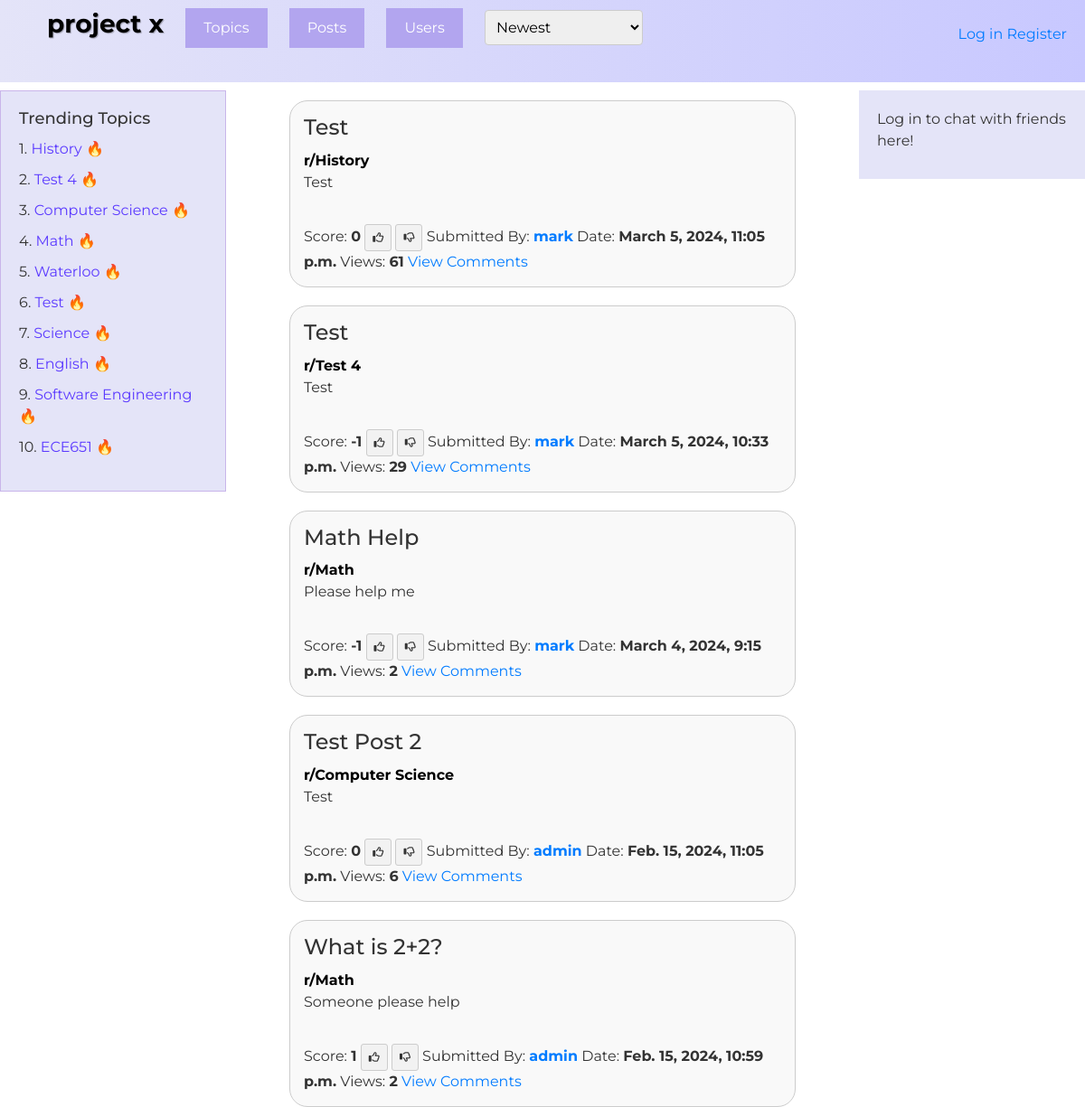
/, run on an earlier commit of the app's database.
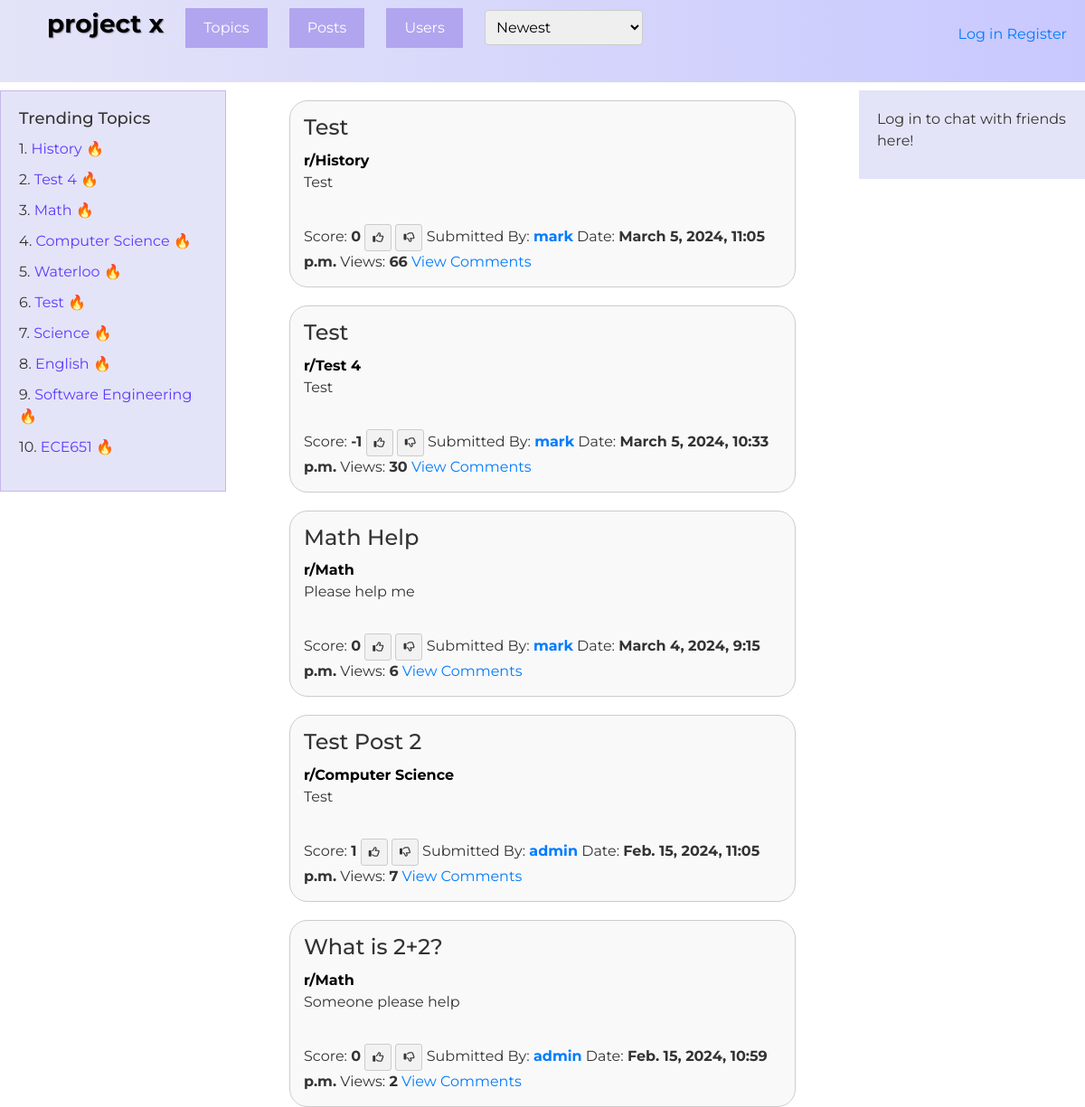
And on a later commit of the database.
### QuestionHub/models.py (models this page shows, shortened)
class Topic(models.Model):
    id = models.AutoField(primary_key=True, editable=False)
    name = models.CharField(max_length=255)

class Post(models.Model):
    author = models.ForeignKey(User, null=False, on_delete=models.CASCADE)
    topic = models.ForeignKey(Topic, null=True, on_delete=models.CASCADE)
    title = models.CharField(max_length=255, null=False)
    body = models.TextField(null=False)
    timestamp = models.DateTimeField(auto_now_add=True)
    score = models.IntegerField(default=0)
    num_views = models.IntegerField(default=0)

### QuestionHub/views.py (the view)
# urls.py: 2. Add a URL to urlpatterns:  path('', Home.as_view(), name='home')
def Home(request):
    ordering = request.GET.get('ordering', '-timestamp')
    current_user = request.user
    if ordering == 'num_views':
        posts = Post.objects.all().order_by('-num_views')
    elif ordering == 'most_upvoted':
        posts = Post.objects.all().order_by('-score')
    elif ordering == 'most_downvoted':
        posts = Post.objects.all().order_by('score')
    else:
        posts = Post.objects.all().order_by('-timestamp')
    topics = Topic.objects.all()
    trending_topics = Topic.objects.annotate(total_views=Sum('post__num_views')).order_by('-total_views')[:10]
    users = User.objects.all()
    user_votes = []
    post_vote_list = []
    if request.user.is_authenticated:
        user_votes = Vote.objects.filter(user=request.user)
        for vote in user_votes:
          post_vote_list.append(vote.post)
        friends_list = request.user.userprofile.get_friends()
    else:
        friends_list = None
    context = {
        'current_ordering': ordering,
        'posts': posts,
        'topics': topics,
        'current_page': 'post',
        'trending_topics': trending_topics,
        'users': users,
        'all_posts': posts,
        'friends': friends_list,
        'is_authenticated': request.user.is_authenticated,
        'current_user': current_user
    }
    if user_votes:
        context['user_votes'] = user_votes
    if post_vote_list:
        context['post_vote_list'] = post_vote_list
    return render(request, "base.html", context)

### QuestionHub/templates/base.html (shortened to what this page needs)
<!DOCTYPE html>
<html lang="en">
    <head>
        {% load bootstrap5 %}
            {% bootstrap_css %}
    </head>
<body>
    {% include 'navbar.html' %}
    {% include 'sidebar.html'%}
    {% include 'user_sidebar.html'%}
    {% include 'post.html' %}
</body>
</html>

### QuestionHub/templates/sidebar.html
{% if not current_page == 'user_profile' and not current_page == 'my_profile' %}
<div class="sidebar">
    <h2>Trending Topics</h2>
    <ul>
        {% for topic in trending_topics %}
            <li>{{ forloop.counter }}. <a href="{% url 'topic_detail' topic.id %}">{{ topic.name }} 🔥</a></li>
        {% endfor %}
    </ul>
</div>
{%endif%}

### QuestionHub/templates/post.html (shortened to what this page needs)
<div id="filteredPosts">
    {% for post in posts %}
    <div class="post-container">
        <div class="post-list-item">
            <h1 class="post-list-title">
                {{ post.title }}
            </h1>
            <b><a href="{% url 'topic_detail' post.topic.id %}" class = "topic-btn">r/{{ post.topic.name }}</a></b>
            <p>{{ post.body }}</p>
            <br>
            Score: <b>{{ post.score }}</b>
            {% if not post in post_vote_list %}
            <a href="{% url 'upvote_post' post.id 'U' %}" class="vote-btn upvote-btn"><i class="fa-regular fa-thumbs-up"></i></a>
            <a href="{% url 'upvote_post' post.id 'D' %}" class="vote-btn downvote-btn"><i class="fa-regular fa-thumbs-down"></i></a>
        {%endif%}
            Submitted By: <a href="{% url 'user_profile' post.author.id %}"><b>{{ post.author.username }}</b></a>
            Date: <b>{{ post.timestamp }}</b>
            Views: <b>{{post.num_views}}</b>
            <a href="{% url 'post_detail' post.id %}">View Comments</a>
        </div>
    </div>
    {% endfor %}
</div>

What changed in the data, as far as the page shows it:
shown differently, row unchanged: Topic "Math": moves up the list
changed Post "March 5, 2024, 11:05 p.m.": num_views "61" → "66"
changed Post "March 5, 2024, 10:33 p.m.": num_views "29" → "30"
changed Post "Math Help": score "-1" → "0"; num_views "2" → "6"
changed Post "Test Post 2": score "0" → "1"; num_views "6" → "7"
changed Post "What is 2+2?": score "1" → "0"
